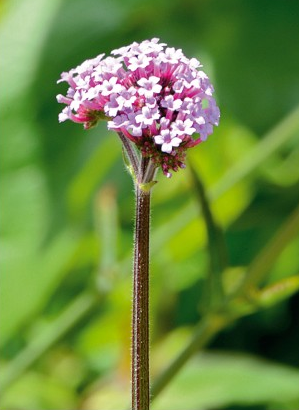
#> input picture images/flower.png, 299 x 410 px, found by its file name
$ python OpencvDemo098.py
#> lines starting #> are read from the running program, lines starting #| are printed output that depends on the picture
#!/usr/bin/env python3
#coding = utf-8

import logging
import numpy as np
import cv2 as cv

# SIFT特征提取—关键点提取
def OpencvDemo098():
    logging.basicConfig(level=logging.DEBUG)

    src = cv.imread("images/flower.png")
#> src is the input picture: shape (410, 299, 3); mean B, G, R 64, 137, 107.6
    if src is None:
        logging.error("could not load an image!")
        return cv.Error.StsError

    sift = cv.SIFT().create()

    kps = sift.detect(src)
#> kps = 484 keypoints; strongest (x, y, size): (136, 56, 2), (167, 89, 2.7), (158, 139, 5.2), (62, 117, 5.8)

    dst = cv.drawKeypoints(src, kps, None, (-1), cv.DRAW_MATCHES_FLAGS_DEFAULT)
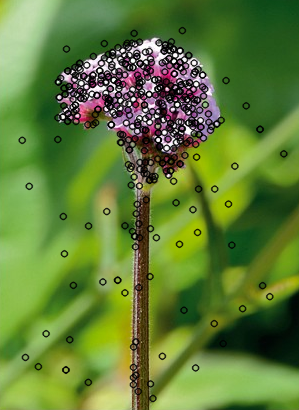
#> dst: shape (410, 299, 3); mean B, G, R 54.3, 127, 96.4

    h, w, ch = src.shape
#> h = 410; w = 299; ch = 3
    result = np.zeros([h, w * 2, ch], dtype=src.dtype)
    result[0 : h, 0 : w, :] = src
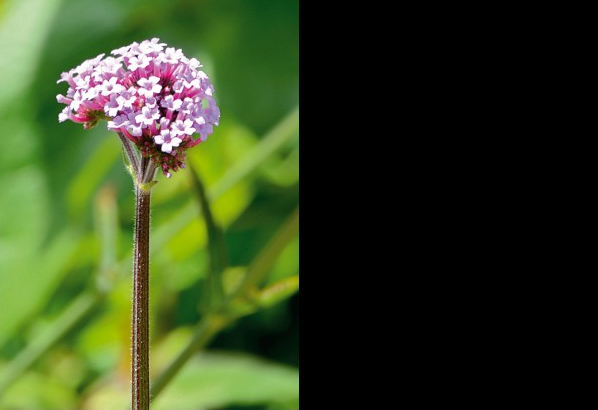
#> result: shape (410, 598, 3); mean B, G, R 32, 68.5, 53.8
    result[0 : h, w : w * 2, :] = dst
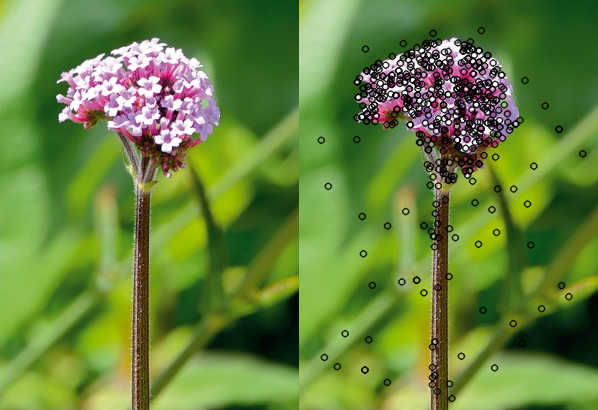
#> result: shape (410, 598, 3); mean B, G, R 59.1, 132, 102
    cv.putText(result, "original image", (10, 30), cv.FONT_ITALIC, .4, (0, 0, 255), 1)
    cv.putText(result, "image with results of SIFT keypoint detection", (w + 10, 30), cv.FONT_ITALIC, .4, (0, 0, 255), 1)
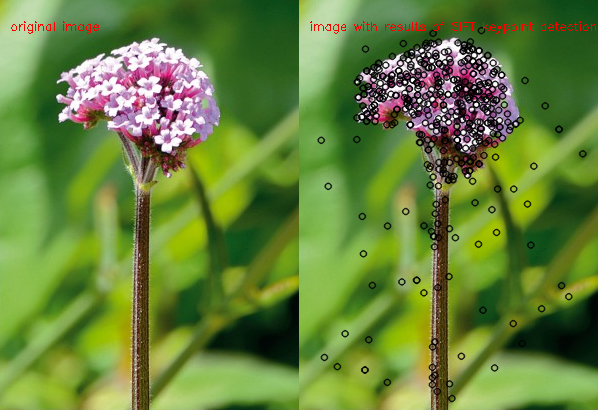
#> result: shape (410, 598, 3); mean B, G, R 58.9, 131.5, 102.6
    cv.imshow("SIFT keypoint detection", result)

    cv.waitKey(0)

    cv.destroyAllWindows()

    return cv.Error.StsOk

if __name__ == "__main__":
    OpencvDemo098()

# end of file
